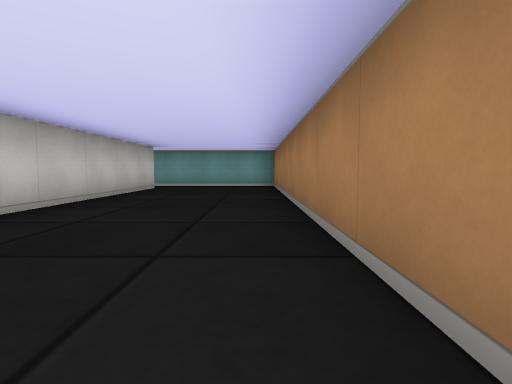
View 1 (above)

24 first-person views from a walk through a cub3D ray-caster map. The camera is about half as high as the walls, tilts 4° down and sees 80° across. The floor is counted in squares. Each view is taken from the middle of a square. On the plan, view 1 faces up. The plan holds only what a view shows up to about 9 squares ahead; the rest is blank.

View 2
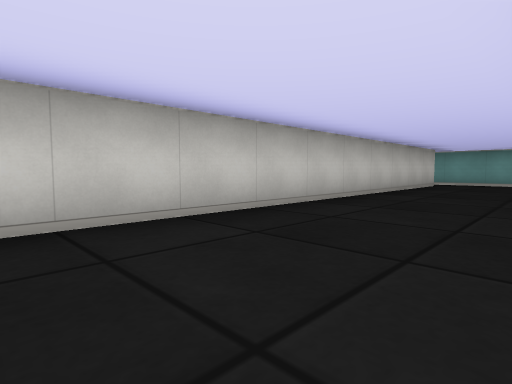

View 3
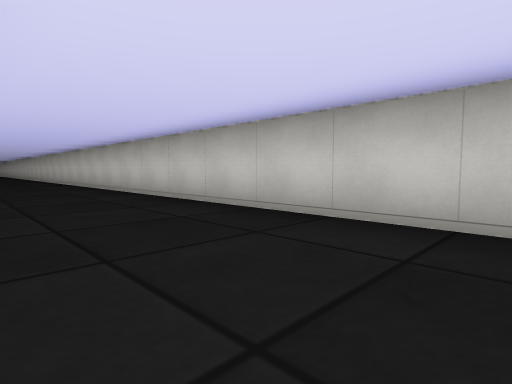

View 4
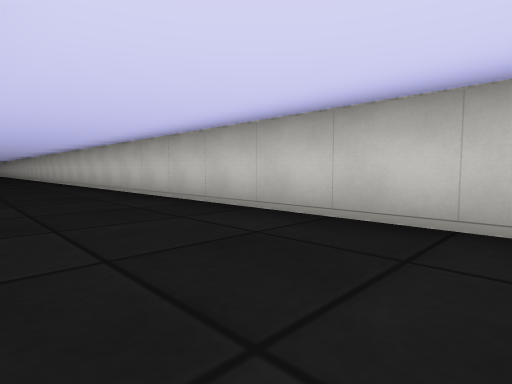

View 5
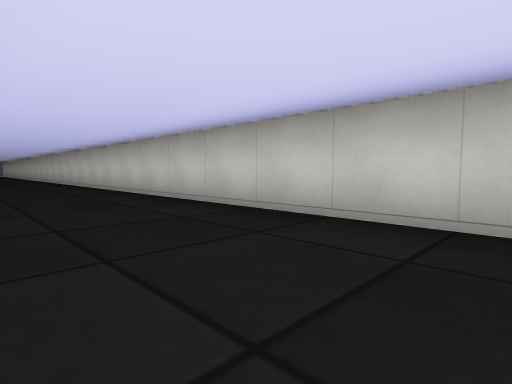

View 6
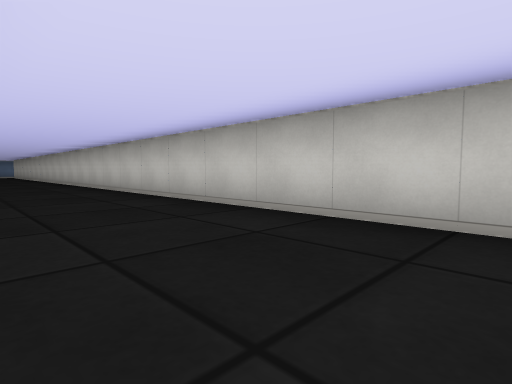

View 7
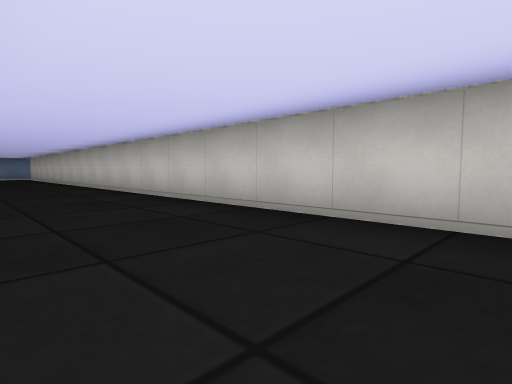

View 8
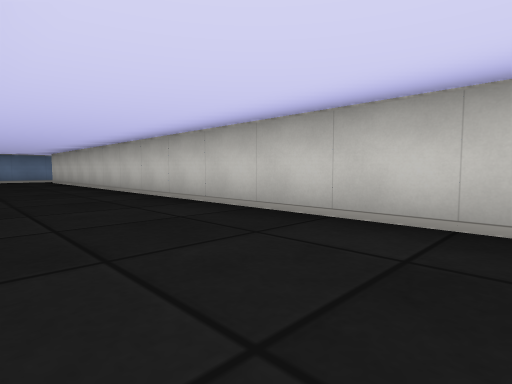

View 9
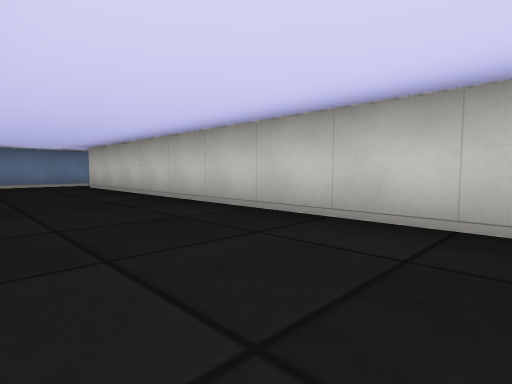

View 10
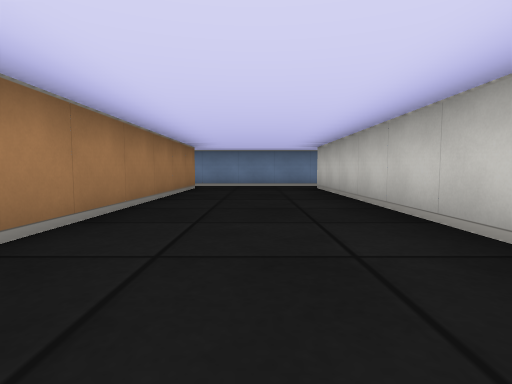

View 11
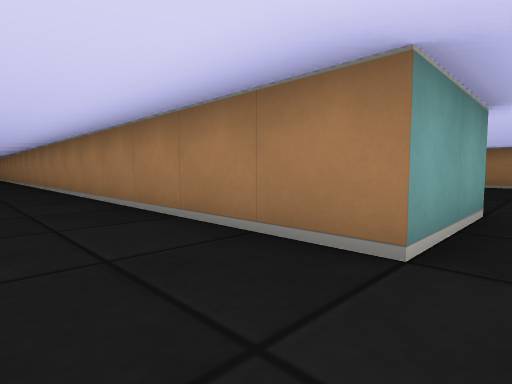

View 12
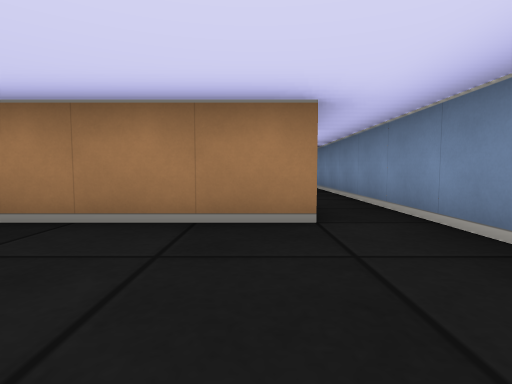

View 13
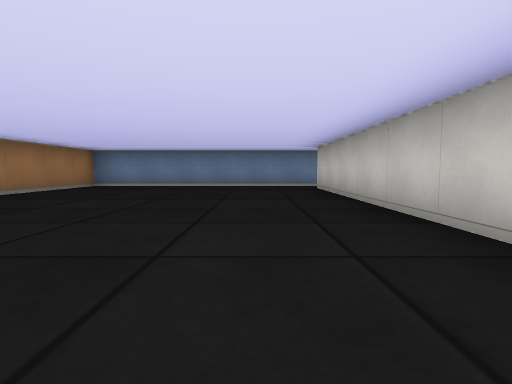

View 14
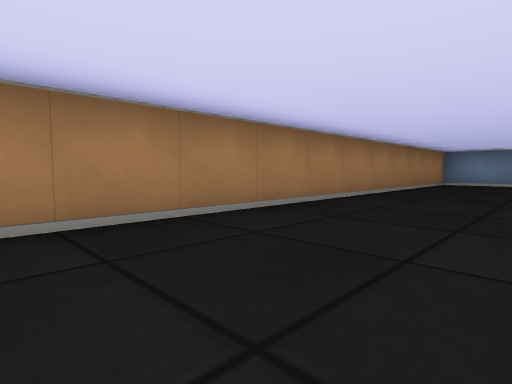

View 15
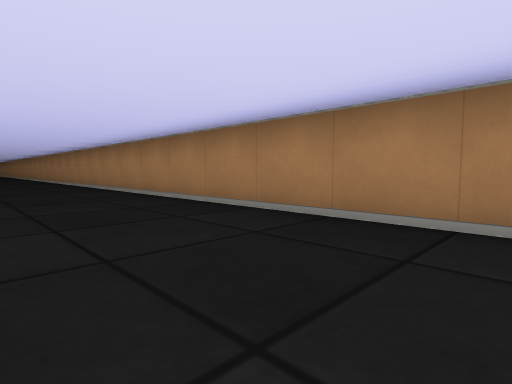

View 16
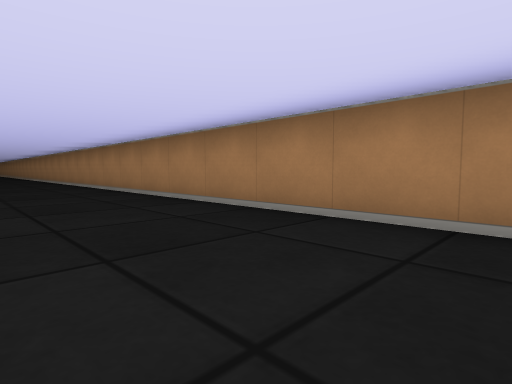

View 17
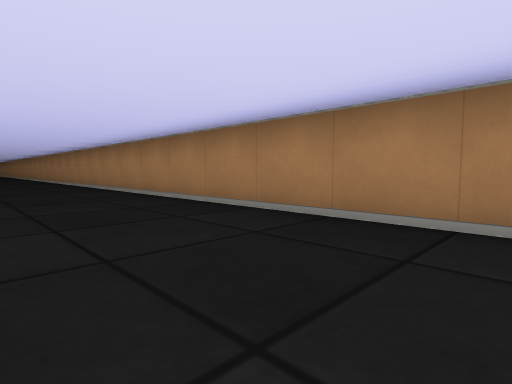

View 18
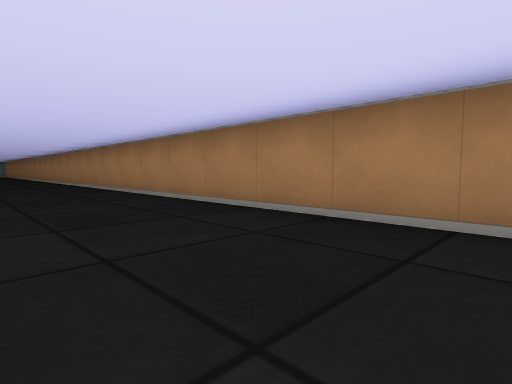

View 19
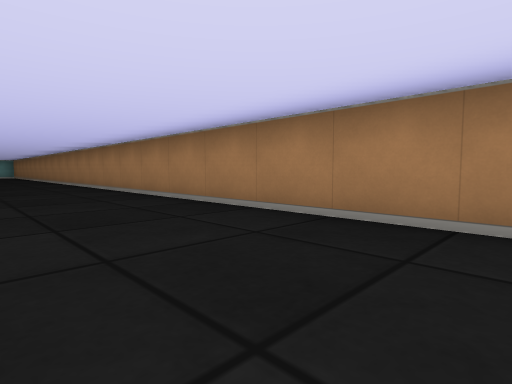

View 20
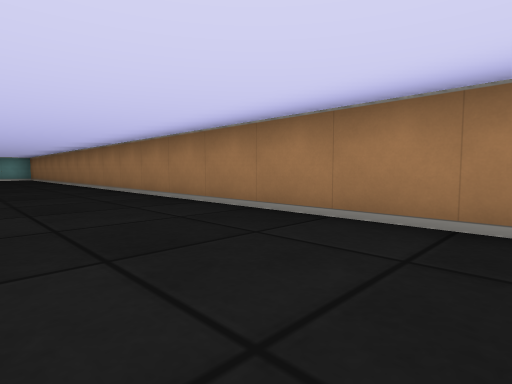

View 21
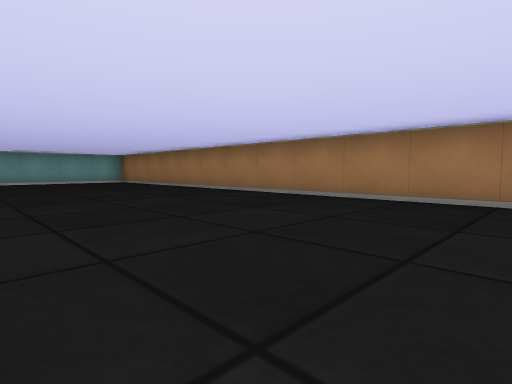

View 22
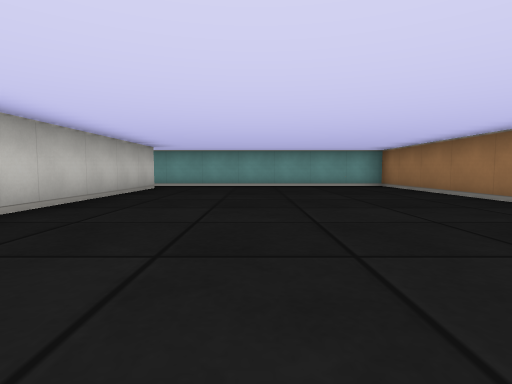

View 23
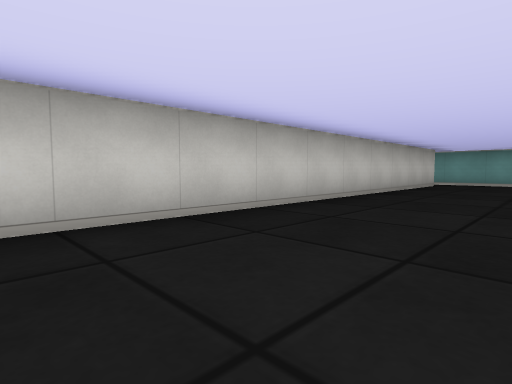

View 24
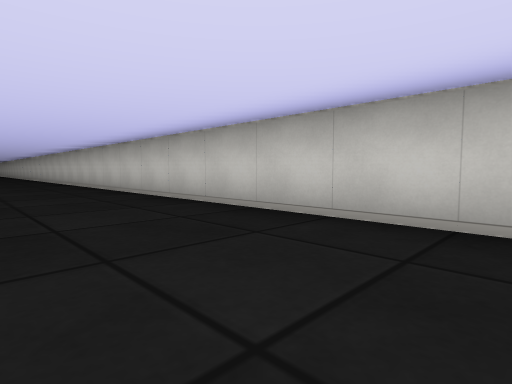

### Floor plan
Points are (right, up) in squares from view 1. A wall is a line through its corners. A room is listed if a view was taken in it or the views show most of it. See-through windows are left out.
Room 1 (views 1, 2, 3, 4, 5, 6, 7, 8, 9, 10, 11, 12)
walls: (0.5, 0.5) (0.5, 8.5) (-2.9, 8.5); (-2.5, 7.5) (-2.5, -36.5); (0.5, -36.5) (0.5, -25.8); (-2.9, -37.5) (0.6, -37.5)
ways out: opening at (1.5, -37) to room 2; opening at (-2, -37)
Room 2 (views 13, 14, 15, 16, 17, 18, 19, 20, 21, 22, 23, 24)
walls: (2.5, -30.8) (2.5, -36.5) (0.5, -36.5); (2.5, 9.5) (2.5, -8.2); (0.6, -37.5) (8.5, -37.5) (8.5, 10.5) (2.1, 10.5)
ways out: opening at (1.5, -37) to room 1

Where each view was taken, in squares from view 1:
view 1: 0 up, 0 right, facing up
view 2: 2 down, 0 right, facing up-left
view 3: 0 up, 0 right, facing down-left
view 4: 5 down, 0 right, facing down-left
view 5: 10 down, 0 right, facing down-left
view 6: 15 down, 0 right, facing down-left
view 7: 20 down, 0 right, facing down-left
view 8: 24 down, 0 right, facing down-left
view 9: 28 down, 0 right, facing down-left
view 10: 29 down, 1 left, facing down
view 11: 37 down, 1 left, facing up-right
view 12: 36 down, 2 left, facing right
view 13: 29 down, 4 right, facing down
view 14: 27 down, 6 right, facing down-right
view 15: 29 down, 6 right, facing up-right
view 16: 24 down, 6 right, facing up-right
view 17: 19 down, 6 right, facing up-right
view 18: 15 down, 6 right, facing up-right
view 19: 11 down, 6 right, facing up-right
view 20: 6 down, 6 right, facing up-right
view 21: 1 down, 4 right, facing up-right
view 22: 2 up, 5 right, facing up
view 23: 0 up, 5 right, facing up-left
view 24: 2 up, 5 right, facing down-left
